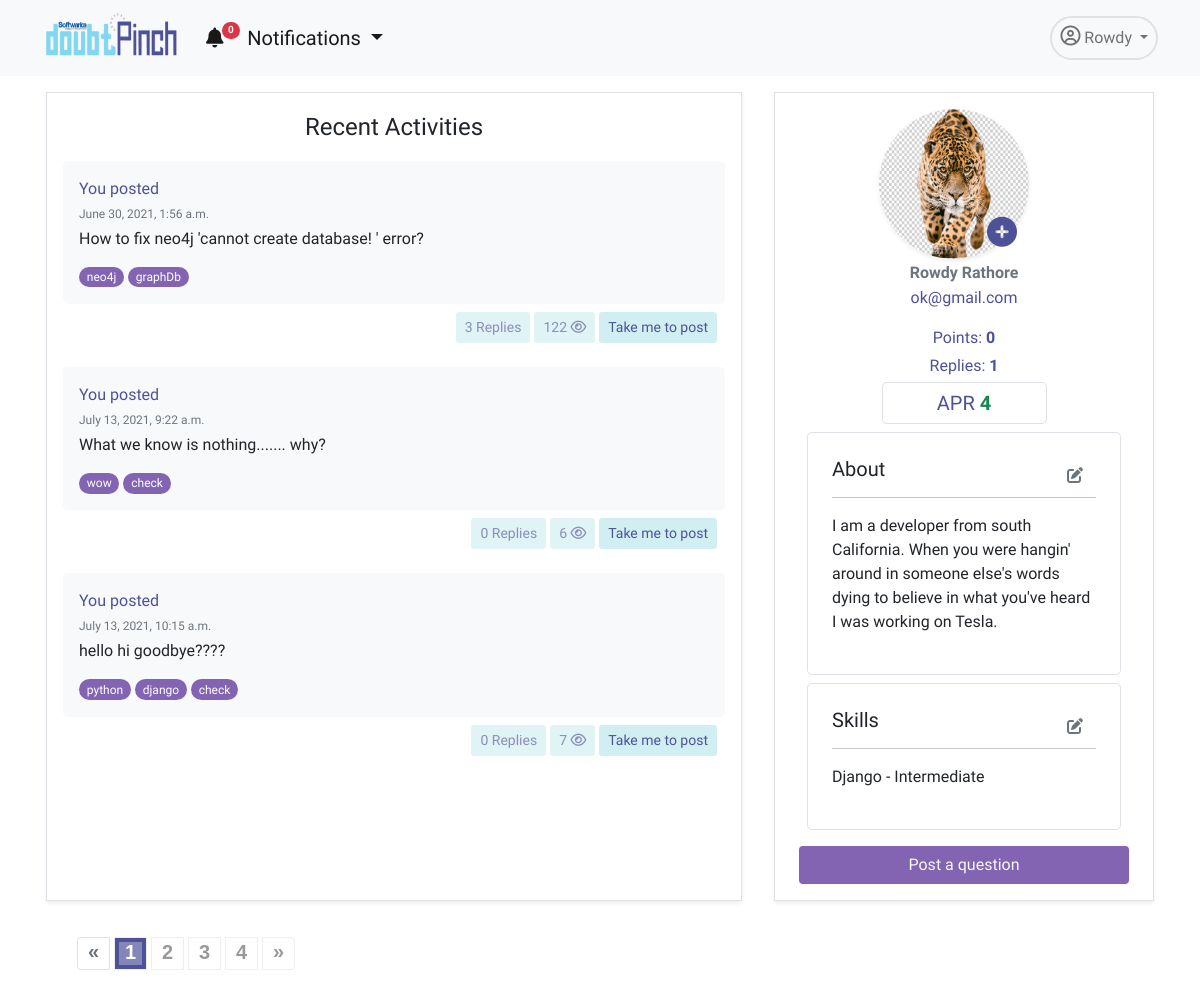
Screenshot of /app/profile/ (signed in) with the database file from the repository.
### accounts/models.py (models this page shows, shortened)
class User(AbstractUser):
    username = models.CharField(max_length=255, null=True, blank=True)
    email = models.EmailField(
        verbose_name='email address',
        max_length=255,
        unique=True,
    )
    profile_pic= models.ImageField(upload_to='admin_pics', null=True, blank=True)
    email_confirmed = models.BooleanField(default=False) #initially this field is false but will se chan
    is_active = models.BooleanField(default=False)
    is_staff = models.BooleanField(default=False) # a admin user; non super-user
    is_admin = models.BooleanField(default=False)
    is_seller = models.BooleanField(default=False)
    is_customer = models.BooleanField(default=False)
    description=models.TextField(null=True)
    USERNAME_FIELD = 'email'
    REQUIRED_FIELDS = [] #emaila nd password are required fields and first name and last name is inherited from the user creation model
    object = UserManager()
    @property
    def ProfilePicUrl(self):
        try:
            url=self.profile_pic.url
        except:
            url=''
        return url
    @property
    def apr_count(self):
        from dpapp.models import Doubt, Answer, RightPoint, WrongPoint
        total_apr=0
        all_answer= Answer.objects.filter(user=self)
        answercount= Answer.objects.filter(user=self).count()
        total_apr=answercount*5
        for i in all_answer:
            answer=Answer.objects.get(id=i.id)
            right=RightPoint.objects.filter(answer=answer).count()
            wrong=WrongPoint.objects.filter(answer=answer).count()
            total_apr=total_apr+(right*3)-(wrong)
        return total_apr

class UserSkill(models.Model):
    user= models.ForeignKey(User,on_delete=models.CASCADE)
    skill=models.ForeignKey(Skill,on_delete=models.CASCADE)
    level=models.CharField(max_length=30,null=True)

class Skill (models.Model):
    skill=models.CharField(max_length=50, null=False, unique=True)
    def __str__(self):
        return self.skill

### dpapp/models.py (models this page shows, shortened)
class Doubt(models.Model):
    user= models.ForeignKey(User,on_delete=models.CASCADE)
    title= models.TextField(null=False)
    description=models.TextField(null=True, blank=True)
    created_on = models.DateTimeField(default=datetime.now, blank=True)
    views= models.IntegerField(default=0)
    tags = TaggableManager()
    @property
    def total_replies(self):
        totalreplies = Answer.objects.filter(doubt=self).count()
        return totalreplies

class Answer(models.Model):
    user= models.ForeignKey(User, on_delete=models.CASCADE, related_name='answerer')
    doubt=models.ForeignKey(Doubt,on_delete=models.CASCADE)
    description=models.TextField(null=True)
    created_on = models.DateTimeField(default=datetime.now, blank=True)
    updated=models.BooleanField(default=False)

### dpapp/views.py (the view, shortened to what this page needs)
# urls.py: path('profile/',Profile.as_view(),name='profile'),
@method_decorator(login_required, name='dispatch')
class Profile(TemplateView):
    template_name="dpapp/profile.html"
    def get_context_data(self, **kwargs):
        context = super(Profile, self).get_context_data(**kwargs)
        user=self.request.user
        useremail=user.email
        user=User.objects.get(email=useremail)
        total_replies=Answer.objects.filter(user=user).count()
        total_upvotes=RightPoint.total_upvotes_of_answerer(self,user)
        skill=Skill.objects.all()
        userskill=UserSkill.objects.filter(user=user)
        qs1 = Doubt.objects.filter(user=user) #first qs
        qs2 = Answer.objects.filter(user=user) #second qs
        recent_activity = sorted(chain(qs1,qs2),key=attrgetter('created_on'),)
        paginator= Paginator(recent_activity, 3)
        page = self.request.GET.get('page')
        try:
            recent_activity = paginator.page(page)
        except PageNotAnInteger:
            recent_activity = paginator.page(1)
        except EmptyPage:
            recent_activity = paginator.page(paginator.num_pages)
        form= ProfileForm(instance=user)
        context.update({ 'form':form,'recent_activity':recent_activity,
                        'total_upvotes':total_upvotes,'total_replies':total_replies,
                        'skill':skill,'userskill':userskill})
        return context

### templates/dpapp/profile.html (shortened to what this page needs)
{% extends 'dpapp/base.html' %}
{% load static %}
{% load bootstrap %}
{% block navbar%}
<link rel="stylesheet" href="{% static 'dpapp/css/paginate.css' %}">
<div class="container">
    <div class="row mt-3 ">
        <div class="col border shadow-sm p-3 mx-3 mb-3 order-lg-1  order-md-2 order-sm-2 order-2">
            <p class="fw-light fs-4 text-center">Recent Activities</p>
            {% for i in recent_activity %}
            {% if not i.title %}
            <div class="mt-1">
                <div class="bg-light mt-2 p-3 rounded-3  ">
                    <span class="fs-6 text-pinch ">You Answered to </span><br>
                    <span class="text-muted" style="font-size: 12px;">{{i.doubt.user.first_name}} {{i.doubt.user.last_name}} | {{i.created_on}}</span>
                    <p class="h6 text-dark mt-1 mb-3">{{i.description|safe}}</p>
                </div>
                <div class="d-flex bd-highlight mb-3">
                    <div class="me-auto p-2 bd-highlight">
                    </div>
                    <div class="p-2 bd-highlight">
                        <div class="d-flex justify-content-center">
                            <a href="{% url 'dpapp:comment' i.id %}" class="btn btn-doubt btn-sm text-pinch  me-1"> {{i.comment_set.count}} Comments</a>
                            <a href="{% url 'dpapp:detail' i.doubt.id %}" class="btn btn-doubt btn-sm text-pinch  me-1">See doubt</a>
                        </div>
                    </div>
                </div>
            </div>
            {% else %}
            <div class="mt-1">
                <div class="bg-light mt-2 p-3 rounded-3  ">
                    <span class="fs-6 text-pinch ">You posted </span><br>
                    <span class="text-muted" style="font-size: 12px;">{{i.created_on}}</span>
                    <p class="h6 text-dark mb-3 mt-1">{{i.title}}</p>
                    {% for tag in i.tags.all %}
                    <a href="{% url 'dpapp:tags' tag.slug %}"><span class="badge rounded-pill bg-purple fw-normal">{{tag.name}}</span></a>
                    {%endfor%}
                </div>
                <div class="d-flex bd-highlight mb-3">
                    <div class="me-auto p-2 bd-highlight">
                    </div>
                    <div class="p-2 bd-highlight">
                        <div class="d-flex justify-content-center">
                            <a href="" class="btn btn-doubt btn-sm text-pinch disabled me-1"> {{i.total_replies}} Replies</a>
                            <a href="" class="btn btn-doubt btn-sm text-pinch disabled me-1"> {{i.views}} <i
                                    class="far fa-eye"></i></a>
                            <a href="{% url 'dpapp:detail' i.id %}" class="btn btn-doubt btn-sm text-pinch ">Take me to post</a>
                        </div>
                    </div>
                </div>
            </div>
            {%endif%}
            {% endfor %}
        </div>
        <div class="col-lg-4 col-11 border shadow-sm mx-3 py-3 px-4 mb-3 order-lg-2 order-md-1 order-sm-1 order-1">
            <div class="d-flex  justify-content-center">
                {% if not user.ProfilePicUrl == '' %}
                <div>
                    <img src="{{user.ProfilePicUrl}}" alt="pic" class="rounded-circle  shadow-sm" height="150"
                        width="150" style=" position: relative;
                            left: 20px;">
                    <button type="button" class="btn btn-white" data-bs-toggle="modal" data-bs-target="#exampleModal"
                        style=" font-size: 30px;
                            position: relative;
                            top: 48px;
                            left: -39px;">
                        <i class="fas fa-plus-circle text-pinch"></i>
                    </button>
                </div>
                {%endif%}
            </div>
            <p class="fw-bold h6 text-center text-muted my-1">{{user.first_name}} {{user.last_name}}</p>
            <p class="fw-light text-center text-pinch my-1">{{user.email}}</p>
            <p class=" text-center text-pinch my-1 mt-3">Points: <span class="fw-bold"> {{total_upvotes}}</span></p>
            <p class="text-center text-pinch my-1">Replies: <span class="fw-bold"> {{total_replies}}</span></p>
            <p class="text-center text-pinch border rounded-3 p-2 my-1 col-lg-6 col-md-4 col-sm-4 col-4 mx-auto h5">APR
                <span class="fw-bold text-success">{{user.apr_count}}</span></p>
                <div class="border mx-2 p-4 my-2  rounded-3">
                    <button type="button" class="btn btn-white  float-end" data-bs-toggle="modal" data-bs-target="#exampleModal1">
                            <i class="fas fa-edit text-secondary"></i>
                    </button>
                    <h5 class="fw-light">About</h5><hr>
                    {% if request.user.description == Null %}
                    <p class="mt-2 text-secondary">Write about yourself.....
                    </p>
                    {%else%}
                    <p class="mt-2 fw-light text-justify">{{request.user.description}}
                    </p>
                    {%endif%}
                </div>
                <div class="border  mx-2 my-2 p-4 rounded-3">
                    <button type="button" class="btn btn-white float-end" data-bs-toggle="modal" data-bs-target="#exampleModal2">
                        <i class="fas fa-edit text-secondary"></i>
                    </button>
                    <h5 class="fw-light" id='skilllist'>Skills</h5><hr>
                    {% for i in userskill %}
                    <p class="fw-light"><b>{{i.skill.skill}}</b> - {{i.level}}</p>
                    {%empty%}
                    <p class="fw-light">Add your skills...</p>
                  {%endfor%}
                </div>
            <div class="d-flex justify-content-center">
                <a href="{% url 'dpapp:adddoubt' %}"
                    class="btn btn-doubt text-light mt-2 col-lg-12 col-md-6 col-sm-6 col-6 mx-auto bg-purple">Post a
                    question</a>
            </div>
        </div>
    </div>
    {% if recent_activity.paginator.num_pages > 1 %}
    <div class="demo">
        <nav class="pagination-outer" aria-label="Page navigation">
            <ul class="pagination">
                {% if recent_activity.has_previous %}
                {% if 'heading_contains' in request.get_full_path %}
                <li class="page-item">
                    <a class="page-link" href="{{ request.get_full_path }}&page={{ recent_activity.previous_page_number }}" tabindex="-1" aria-label="Previous">
                        <span aria-hidden="true">«</span>
                    </a>
                </li>
                {% else %}
                <li class="page-item">
                    <a  class="page-link" href="?page={{ recent_activity.previous_page_number }}" tabindex="-1" aria-label="Previous">
                        <span aria-hidden="true">«</span>
                    </a>
                </li>
                {% endif %}
                {% else%}
                <li class="page-item disabled">
                    <a href="#" class="page-link"  tabindex="-1" aria-label="Previous">
                        <span aria-hidden="true">«</span>
                    </a>
                </li>
                {% endif %}
                {% for i in recent_activity.paginator.page_range %}
                {% if i == recent_activity.number%}
                <li class="page-item active"><a class="page-link" href="#">{{i}}</a></li>
                {% else %}
                    {% if 'heading_contains' in request.get_full_path %}
                    <li class="page-item"><a class="page-link" href="{{ request.get_full_path }}&page={{ i }}">{{ i }}</a></li>
                    {% else %}
                    <li class="page-item "><a class="page-link"  href="?page={{ i }}">{{ i }}</a></li>
                    {% endif %}
                {% endif %}
                {% endfor %}
                {% if recent_activity.has_next %}
                {% if 'heading_contains' in request.get_full_path %}
                <li class="page-item">
                    <a class="page-link" aria-label="Next" href="{{ request.get_full_path }}&page={{ recent_activity.next_page_number }}">
                        <span aria-hidden="true">»</span>
                    </a>
                </li>
                {% else %}
                <li class="page-item">
                    <a class="page-link" aria-label="Next" href="?page={{ recent_activity.next_page_number }}">
                        <span aria-hidden="true">»</span>
                    </a>
                </li>
                {%endif%}
                {% else %}
                <li class="page-item disabled">
                    <a class="page-link" aria-label="Next" href="#">
                        <span aria-hidden="true">»</span>
                    </a>
                </li>
                {%endif%}
            </ul>
        </nav>
    </div>
    {%endif%}
</div>
{% endblock %}

### templates/dpapp/base.html (shortened to what this page needs)
<!DOCTYPE html>
{% load static %}
{% load humanize %}
<html lang="en">
    <head>
        <link href="https://cdn.jsdelivr.net/npm/bootstrap@5.0.1/dist/css/bootstrap.min.css" rel="stylesheet"
 />
        <link href="{% static 'dpapp/downhover/css/animate.min.css' %}" rel="stylesheet">
        <link href="{% static 'dpapp/downhover/css/bootstrap-dropdownhover.min.css' %}" rel="stylesheet">
    </head>
    <body>
        <nav class="navbar navbar-expand-lg navbar-light bg-light">
            <div class="container">
                <div data-tilt>
                    <a class="navbar-brand" href="{% url 'dpapp:home'%}">
                        <img src="{% static 'accounts/pics/logo.png' %}" alt="" width="140" height="60" />
                    </a>
                </div>
                <div class="collapse navbar-collapse" id="navbarNavDropdown">
                    <ul class="navbar-nav">
                        <li class="nav-item me-2">
                            <div class="dropdown ">
                                <a class="nav-link active fs-5 dropdown-toggle" id="dropdownMenuButton1" data-bs-toggle="dropdown" aria-expanded="false" aria-current="page" href="#"><i
                                    class="fas fa-bell"></i><span class="badge rounded-pill bg-danger noti-count" style="
                    font-size: 10px;
                    position: relative;
                    top: -12px;
                    left: -2px;
                  ">{{noti_count}}</span> Notifications
                            </a>
                              </div>
                        </li>
                    </ul>
                    <ul class="navbar-nav ms-auto">
                        <li class="nav-item dropdown">
                            <a class="
                  nav-link
                  dropdown-toggle
                  border
                  rounded-pill
                  border-2
                  p-2
                " href="#" id="navbarDropdownMenuLink" role="button" data-bs-toggle="dropdown" aria-expanded="false">
                                <i class="far fa-user-circle fs-5"></i> {{user.first_name}}
                            </a>
                        </li>
                    </ul>
                </div>
            </div>
        </nav>
        {% block navbar %} {% endblock %}
    </body>
</html>

### rows the page displays
User: first_name "Rowdy", ProfilePicUrl (picture), last_name "Rathore", email "ok@gmail.com", apr_count "4", user.description "I am a developer from south California. When you were hangin' around in someone else's words dying to believe in what you've heard I was working on Tesla."
Doubt: created_on "June 30, 2021, 1:56 a.m.", title "How to fix neo4j 'cannot create database! ' error?", total_replies "3", views "122"
Tag: name "neo4j"
Tag: name "graphDb"
Doubt: created_on "July 13, 2021, 9:22 a.m.", title "What we know is nothing....... why?", total_replies "0", views "6"
Tag: name "wow"
Tag: name "check"
Doubt: created_on "July 13, 2021, 10:15 a.m.", title "hello hi goodbye????", total_replies "0", views "7"
Tag: name "python"
Tag: name "django"
UserSkill: skill.skill "Django", level "Intermediate"

### other values shown
{{ noti_count }} "0"
{{ total_upvotes }} "0"
{{ total_replies }} "1"
{{ i }} "1"
{{ i }} "2" "3" "4"
